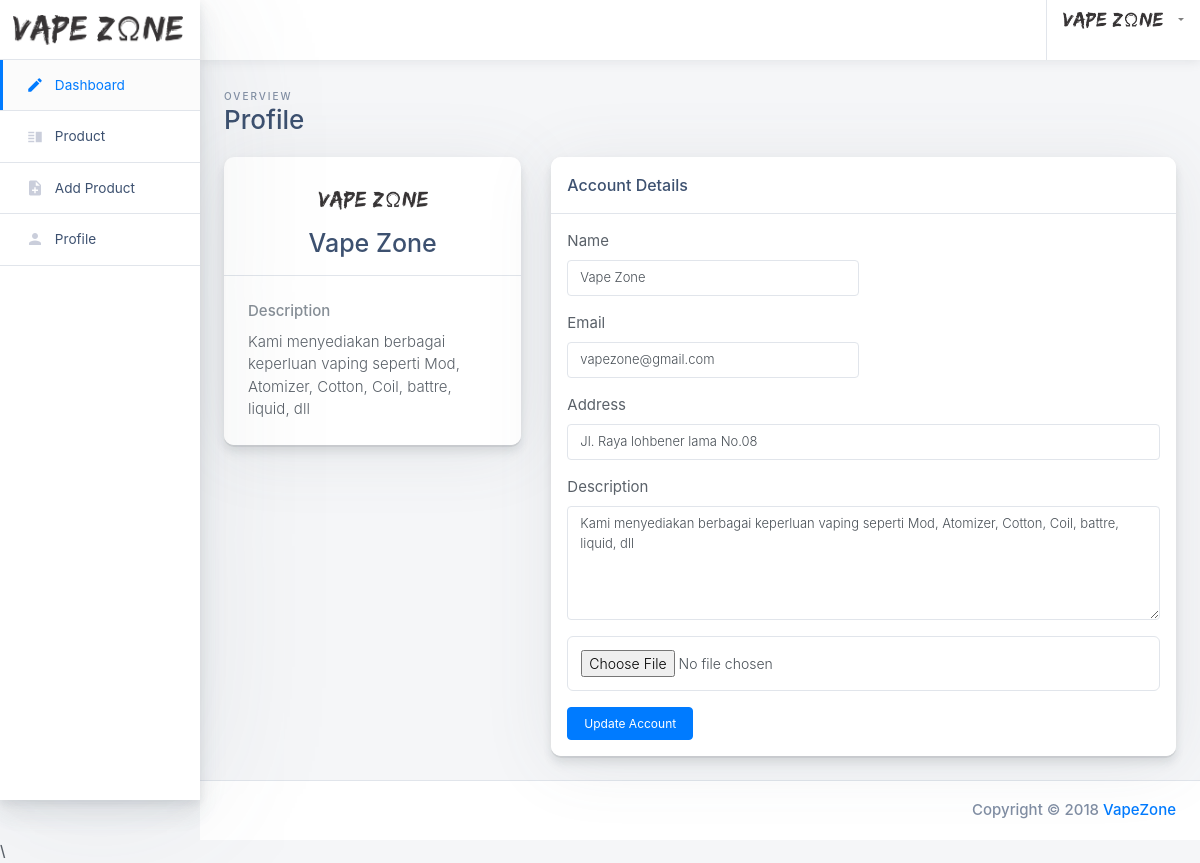
Page /admin/server.php?module=profile&act (signed in) on the committed database.
### tables this page shows
CREATE TABLE `profile` (
  `id_toko` int(50) NOT NULL,
  `nama_toko` varchar(100) NOT NULL,
  `address` text NOT NULL,
  `contact` varchar(255) NOT NULL,
  `image` varchar(255) NOT NULL,
  `description` text NOT NULL
);

### admin/modul/profile.php (the view, shortened to what this page needs)
<?php
	include '../include/connection.php';
	switch(@$_GET['act']){
		default:
 ?>
 <div class="main-content-container container-fluid px-4">
  <?php
                          $r = mysqli_query($conn, "select * from profile ");
                         $i=mysqli_fetch_array($r);
                         ?>
            <div class="page-header row no-gutters py-4">
              <div class="col-12 col-sm-4 text-center text-sm-left mb-0">
                <span class="text-uppercase page-subtitle">Overview</span>
                <h3 class="page-title">Profile</h3>
              </div>
            </div>
            <div class="row">
              <div class="col-lg-4">
                <div class="card card-small mb-4 pt-3">
                  <div class="card-header border-bottom text-center">
                    <div class="mb-3 mx-auto">
                      <img class="circle" src="<?php echo "../image/".$i['image']; ?>" alt="User Avatar" width="110"> </div>
                    <h4 class="mb-0"><?php echo $i['nama_toko']; ?></h4>
                  </div>
                  <ul class="list-group list-group-flush">
                    <li class="list-group-item p-4">
                      <strong class="text-muted d-block mb-2">Description</strong>
                      <span><?php echo $i['description']; ?></span>
                    </li>
                  </ul>
                </div>
              </div>
              <div class="col-lg-8">
                <div class="card card-small mb-4">
                  <div class="card-header border-bottom">
                    <h6 class="m-0">Account Details</h6>
                  </div>
                  <ul class="list-group list-group-flush">
                    <li class="list-group-item p-3">
                      <div class="row">
                        <div class="col">
                          <form method="post" action="action.php?module=profile&act=update" enctype="multipart/form-data">
                            <div class="form-row">
                              <div class="form-group col-md-6">
                                <label for="feFirstName">Name</label>
                                <input type="text"name="nama_toko"class="form-control" id="feFirstName" placeholder="Name" value="<?php echo $i['nama_toko']; ?>"> </div>
                            </div>
                            <div class="form-row">
                              <div class="form-group col-md-6">
                                <label for="feEmailAddress">Email</label>
                                <input type="email" name="contact"class="form-control" id="feEmailAddress" placeholder="Email" value="<?php echo $i['contact']; ?>"> </div>
                            </div>
                            <div class="form-group">
                              <label for="feInputAddress">Address</label>
                              <input type="text"name="address" class="form-control" id="feInputAddress" value="<?php echo $i['address']; ?>"> </div>
                            <div class="form-row">
                              <div class="form-group col-md-12">
                                <label for="feDescription">Description</label>
                                <textarea class="form-control" name="description"id="feDescription" rows="5"><?php echo $i['description']; ?></textarea>
                              </div>
                            </div>
                            <input type="file" name="image" class="form-control form-control-lg mb-3"
                      >
                            <button type="submit" name=" submit"class="btn btn-accent">Update Account</button>
                          </form>
                        </div>
                      </div>
                    </li>
                  </ul>
                </div>
              </div>
            </div>
          </div>
<?php
break;}
 ?>

### rows in the picture
profile: image (picture), nama_toko "Vape Zone", description "Kami menyediakan berbagai keperluan vaping seperti Mod, Atomizer, Cotton, Coil, battre, liquid, dll", contact "vapezone@gmail.com", address "Jl. Raya lohbener lama No.08"
